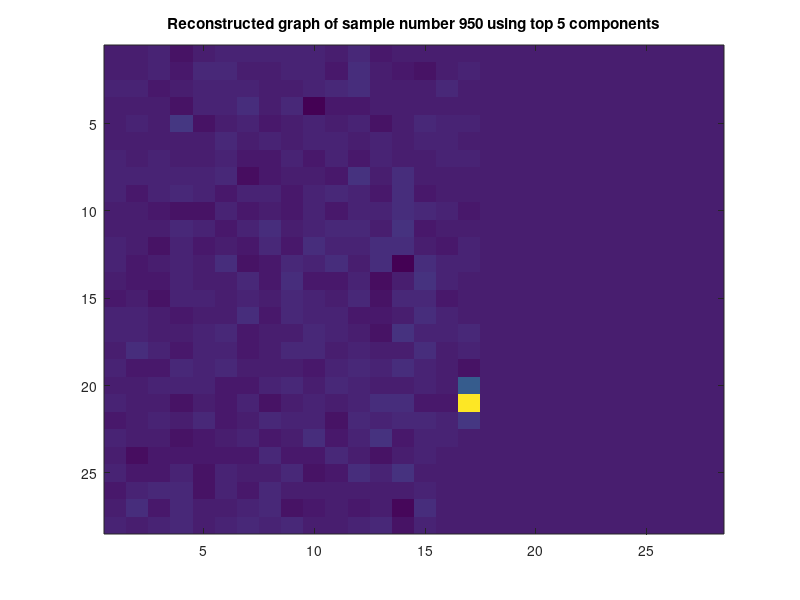
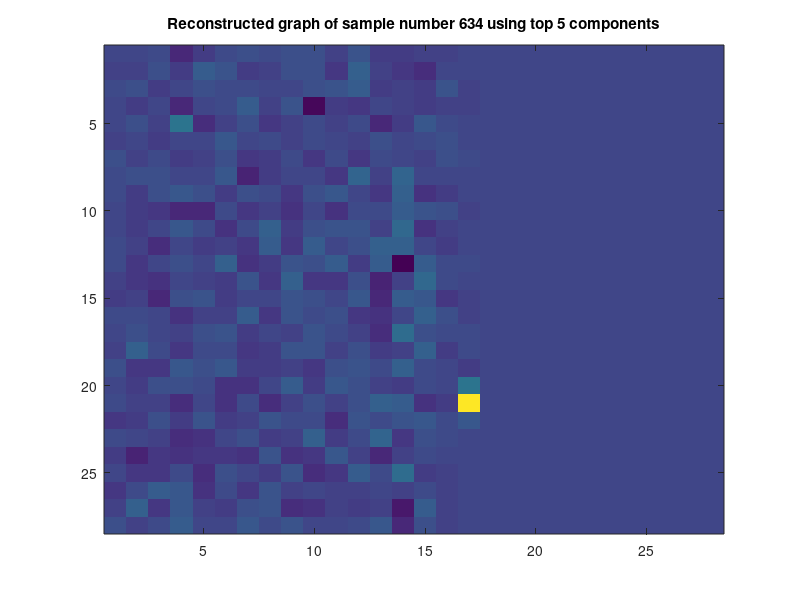
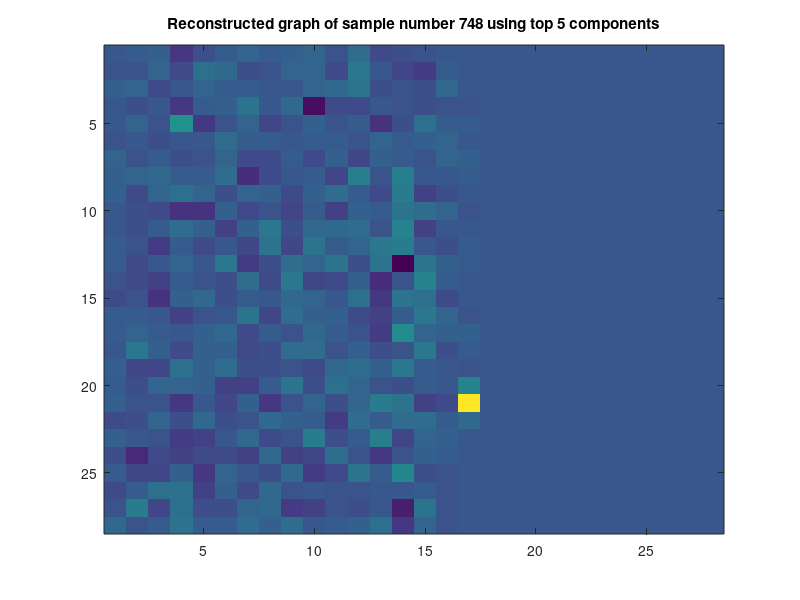
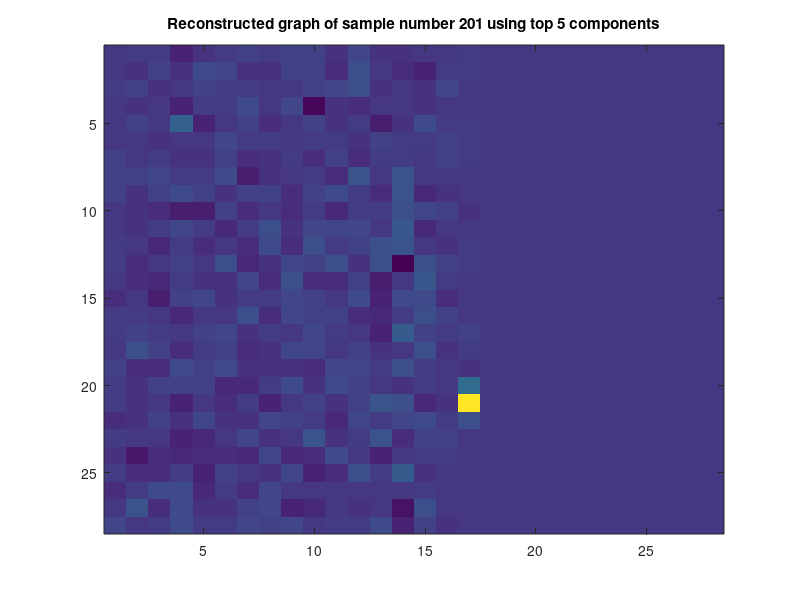

These charts were generated, in order, by the following MATLAB code:
%Question a
load('digit6.mat')
M_matrix = mean(d);
d1 = d;
Covariance = 1/784*d1*d1';
[ev,ed] = eig(Covariance);

ed(1,1)

%Question b and c(c will change 5 to 2 below)
Y = ev*d1;
Cy = 1/784*Y*Y';

V = zeros(1,784);
for m = 1:784
    V(m) = real(Cy(m,m));  
end;

Sort_v = sort(abs(V));
Index = zeros(1,2);
for m = 1:784
    for n = 1:2
        if real(Cy(m,m)) == Sort_v(1,785-n)
            Index(1,n) = m;
        end;
    end;
end;

select_v = zeros(2,784);
for m = 1:2
    for n = 1:784
        select_v(m,n) = real(ev(Index(m),n));
    end;
end;

P = select_v*d1;

R = select_v(1:2,1:784)'*P;

random_n = [950,634,748,201,262];
%randi([1 958],1,2);

for n = 1:5
    figure;
    imagesc(reshape(R(:,random_n(n)),28,28))
    hold on
    title(['Reconstructed graph of sample number ' num2str(random_n(n)) ' using top 5 components']);
end;

